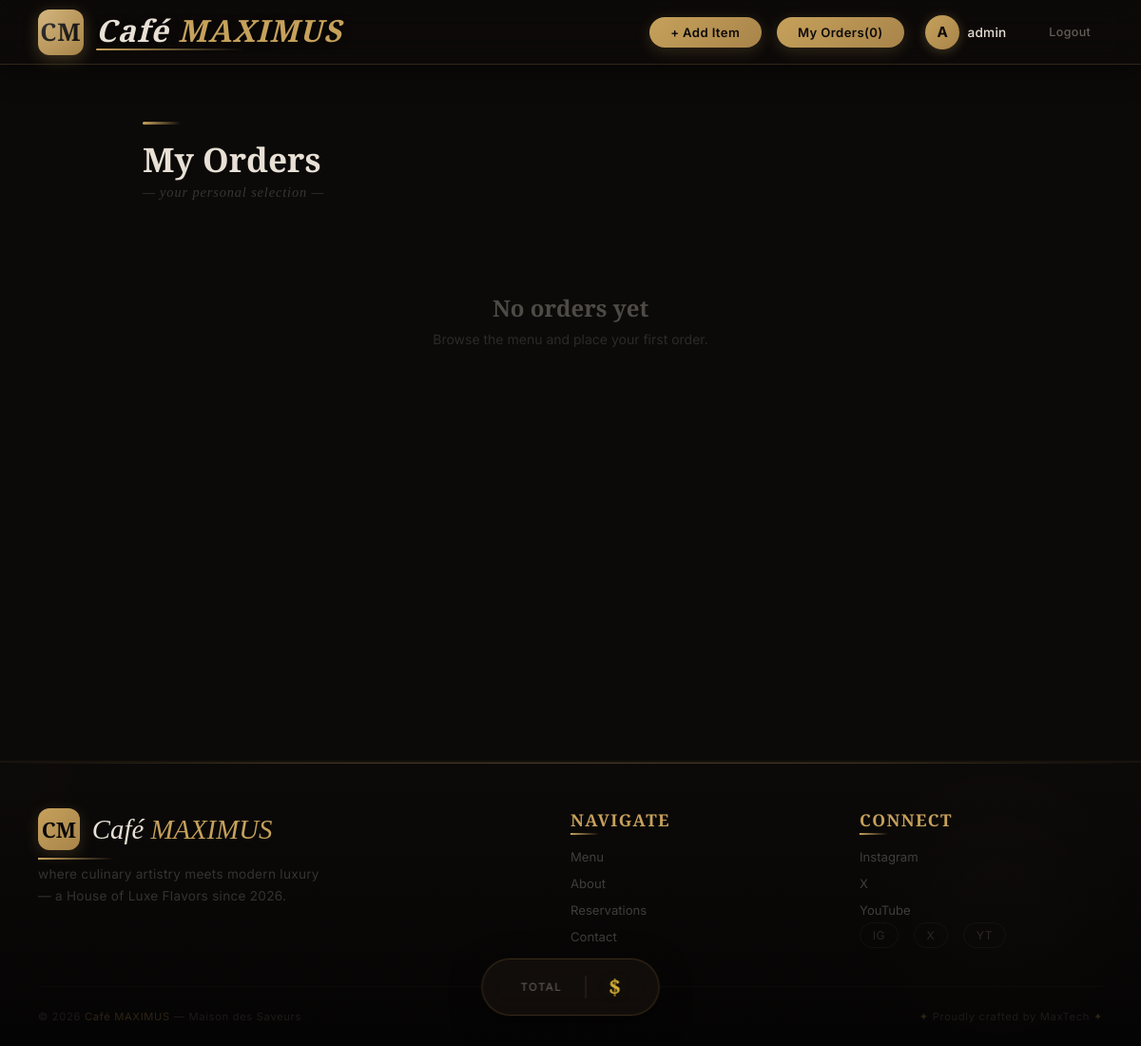
The page /food/orders/ (signed in) on the database as committed earlier.
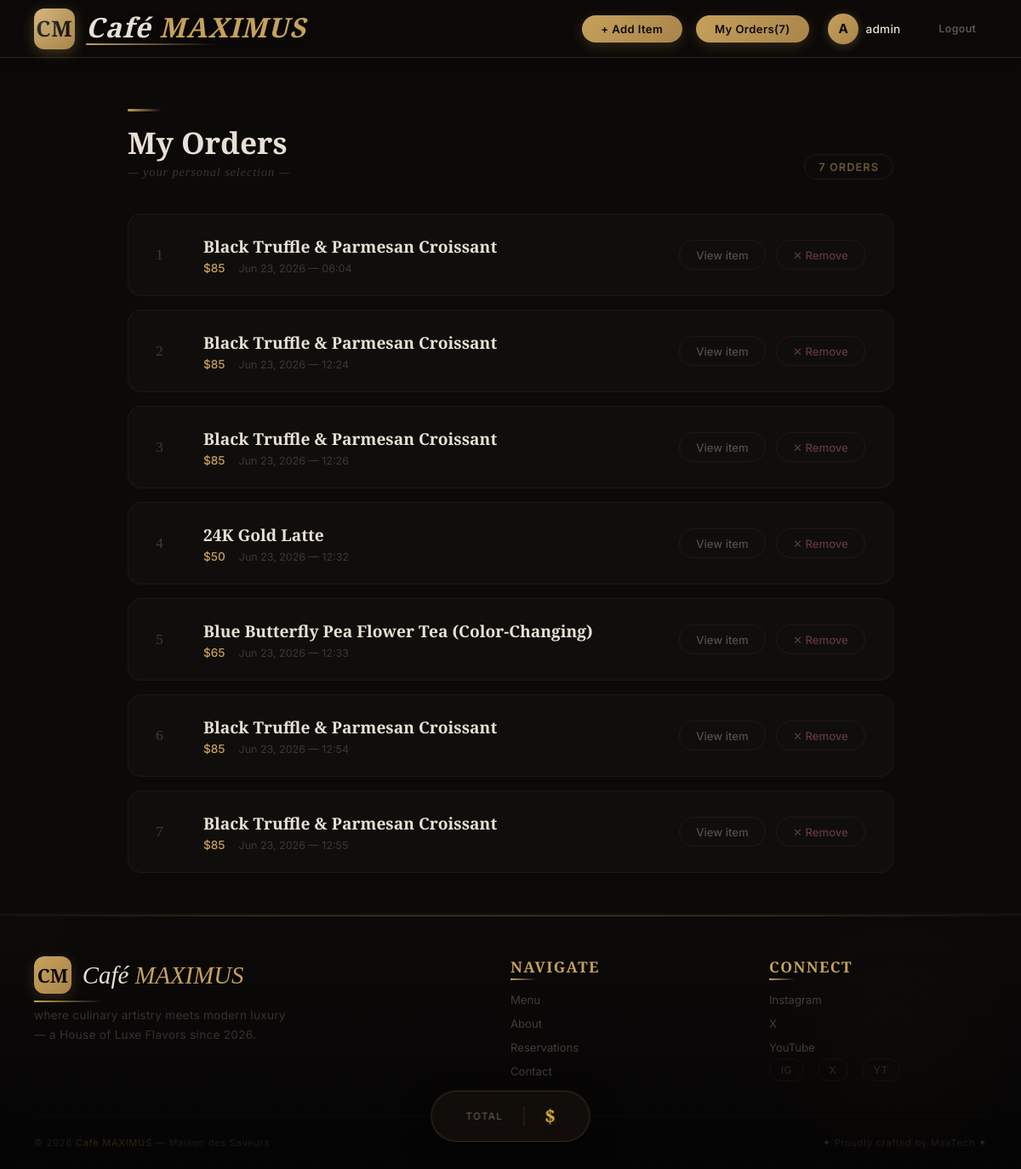
The same page on the database as committed later.
### food/models.py (models this page shows, shortened)
class Order(models.Model):
    user= models.ForeignKey(User, on_delete=models.CASCADE)
    orderd_item=models.ForeignKey(Item ,on_delete=models.CASCADE )
    order_time= models.DateTimeField(auto_now_add=True)

class Item (models.Model):
    user_name=models.ForeignKey(User,on_delete=models.CASCADE,default=1)
    item_name=models.CharField(max_length=200)
    item_desc=models.CharField(max_length=200)
    item_price=models.IntegerField()
    item_image=models.CharField(max_length=500,default="https://encrypted-tbn0.gstatic.com/images?q=tbn:ANd9GcT27gTKHqKhHk3i-EiarE5Q9IND_awvKaKjxw&s")

### food/views.py (the view)
# urls.py: path('orders/',views.Order_list.as_view(),name='Orders'),
class Order_list (ListView):
    model=Order
    template_name='food/orders.html'
    context_object_name= 'order_list'
    def get_queryset(self):
        return Order.objects.filter(user=self.request.user)

### food/context_processors.py (called while the page is built)
def order_count(request):
    count=None
    if request.user.is_authenticated:
        count= Order.objects.filter(user=request.user).count()
    return {'order_count': count}

### food/templates/food/orders.html (shortened to what this page needs)
{% extends 'food/base.html' %}
{% block body %}
<div class="orders-wrapper">
  <div class="orders-header">
    <div>
      <div class="orders-divider"></div>
      <h1 class="orders-title">My Orders</h1>
      <p class="orders-subtitle">— your personal selection —</p>
    </div>
    {% if order_list %}
      <span class="orders-count">{{ order_list|length }} order{{ order_list|length|pluralize }}</span>
    {% endif %}
  </div>
  {% if order_list %}
    <div class="orders-list">
      {% for order in order_list %}
        <div class="order-card">
          <div class="order-info">
            <span class="order-number">{{ forloop.counter }}</span>
            <div class="order-details">
              <h2 class="order-item-name">{{ order.orderd_item.item_name }}</h2>
              <div class="order-meta">
                <span class="order-price">${{ order.orderd_item.item_price }}</span>
                <span class="order-date">{{ order.order_time|date:"M d, Y — H:i" }}</span>
              </div>
            </div>
          </div>
          <div class="order-actions">
            <a href="{% url 'food:detail' order.orderd_item.pk %}" class="btn-back">View item</a>
            <a href="{% url 'food:delete_order' order.pk %}" class="btn-remove">✕ Remove</a>
          </div>
        </div>
      {% endfor %}
    </div>
  {% else %}
    <div class="empty-state">
      <h2>No orders yet</h2>
      <p>Browse the menu and place your first order.</p>
    </div>
  {% endif %}
</div>
<div class="total-bar">
  <span class="total-label">Total</span>
  <span class="total-amount">${{ total_price }}</span>
</div>
{% endblock %}

### food/templates/food/base.html (shortened to what this page needs)
{% load static %}
<!DOCTYPE html>
<html lang="en">
<head>
</head>
<body>
    <header class="site-header">
        <a href="{% url 'food:index' %}" class="brand">
            <div class="brand-monogram">CM</div>
            <div class="brand-text-wrapper">
                <span class="brand-text">Café <span>MAXIMUS</span></span>
                <div class="brand-underline"></div>
            </div>
        </a>
        <div class="nav-links">
            {% if user.is_authenticated %}
                <a href="{% url 'food:add_item' %}" class="btn-primary-nav">+ Add Item</a>
                <a href="{% url 'food:Orders' %}" class="btn-primary-nav"> My Orders({{ order_count }})</a>
                <a href="{% url 'profile' %}" class="profile-link">
                    <span class="user-avatar">{{ user.username|slice:":1"|upper }}</span>
                    <span class="username-text">{{ user.username }}</span>
                </a>
                <form action="{% url 'logout' %}" method="post" style="display:inline;">
                    <button type="submit" class="btn-logout">Logout</button>
                </form>
            {% else %}
                <a href="{% url 'login' %}" class="btn-outline-nav">Sign in</a>
                <a href="{% url 'register' %}" class="btn-primary-nav">Join</a>
            {% endif %}
        </div>
    </header>
    <main style="flex:1;">
        {% block body %}
        {% endblock %}
    </main>
    <footer class="site-footer">
        <div class="footer-deco footer-deco-1"></div>
        <div class="footer-deco footer-deco-2"></div>
        <div class="footer-columns">
            <div class="footer-brand">
                <div style="display:flex;align-items:center;gap:0.8rem;margin-bottom:0.5rem;">
                    <div style="width:44px;height:44px;background:linear-gradient(135deg,#c6a15b,#a8844a);border-radius:12px;display:flex;align-items:center;justify-content:center;font-family:'Cormorant Garamond',serif;font-weight:700;font-size:1.4rem;color:#0c0a09;box-shadow:0 4px 16px rgba(198,161,91,0.2);">CM</div>
                    <span style="font-family:'Cormorant Garamond',serif;font-size:1.8rem;font-style:italic;color:#e8e0d5;">Café <span style="color:#c6a15b;">MAXIMUS</span></span>
                </div>
                <div style="width:80px;height:2px;background:linear-gradient(90deg,#c6a15b,transparent);"></div>
                <p>where culinary artistry meets modern luxury — a House of Luxe Flavors since 2026.</p>
            </div>
            <div>
                <h4 class="footer-heading">Navigate</h4>
                <ul class="footer-links">
                    <li><a href="{% url 'food:index' %}">Menu</a></li>
                    <li><a href="#">About</a></li>
                    <li><a href="#">Reservations</a></li>
                    <li><a href="#">Contact</a></li>
                </ul>
            </div>
            <div>
                <h4 class="footer-heading">Connect</h4>
                <ul class="footer-links">
                    <li><a href="#">Instagram</a></li>
                    <li><a href="#">X</a></li>
                    <li><a href="#">YouTube</a></li>
                </ul>
                <div class="footer-social">
                    <a href="#">IG</a>
                    <a href="#">X</a>
                    <a href="#">YT</a>
                </div>
            </div>
        </div>
        <div class="footer-bottom">
            <span>© 2026 <span class="gold-text">Café MAXIMUS</span> — Maison des Saveurs</span>
            <span>
                <span class="gold-text">✦</span> Proudly crafted by MaxTech <span class="gold-text">✦</span>
            </span>
        </div>
    </footer>
</body>
</html>

Rows that differ between the two databases and show on the page:
added Order: orderd_item.item_name "Black Truffle & Parmesan Croissant", orderd_item.item_price "85", order_time "Jun 23, 2026 — 06:04"
added Order: orderd_item.item_name "Black Truffle & Parmesan Croissant", orderd_item.item_price "85", order_time "Jun 23, 2026 — 12:24"
added Order: orderd_item.item_name "Black Truffle & Parmesan Croissant", orderd_item.item_price "85", order_time "Jun 23, 2026 — 12:26"
added Order: orderd_item.item_name "24K Gold Latte", orderd_item.item_price "50", order_time "Jun 23, 2026 — 12:32"
added Order: orderd_item.item_name "Blue Butterfly Pea Flower Tea (Color-Changing)", orderd_item.item_price "65", order_time "Jun 23, 2026 — 12:33"
added Order: orderd_item.item_name "Black Truffle & Parmesan Croissant", orderd_item.item_price "85", order_time "Jun 23, 2026 — 12:54"
added Order: orderd_item.item_name "Black Truffle & Parmesan Croissant", orderd_item.item_price "85", order_time "Jun 23, 2026 — 12:55"
Other text that changed with them:
{{ order_count }}: "0" → "7"
{{ order_list|length }}: (not shown) → "7"
text no longer shown: "No orders yet Browse the menu and place your first order."
text now shown: "ORDER"
